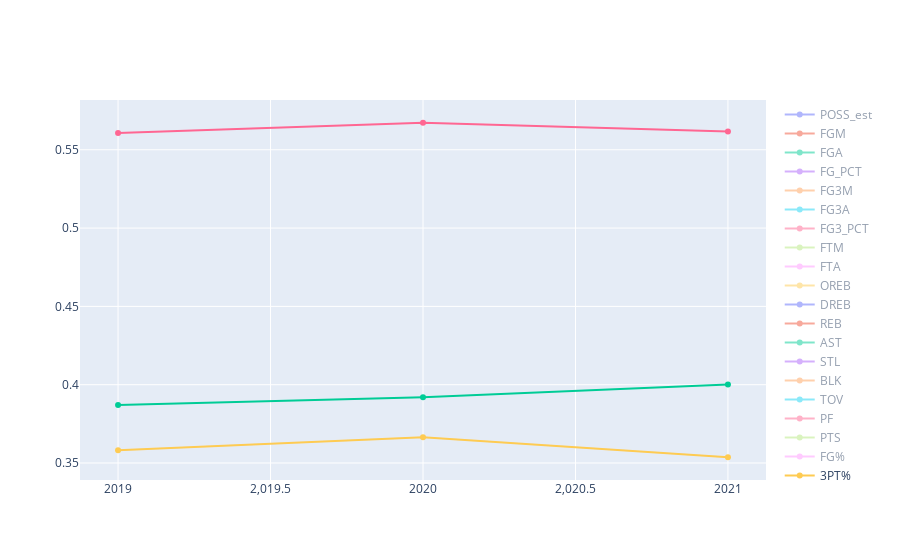

Notebook cell for this chart:
### Code cell
fig = go.Figure()
for col in change_per48_df.columns[1:]:
    fig.add_trace(go.Scatter(x=change_per48_df['SeasonStart'],
                            y=change_per48_df[col],name=col))
fig.show()

### Figure 1 — Plotly figure (JSON) as saved in the notebook; plotly's stock layout.template omitted (floating-point values rounded to 4 significant figures)
{"data": [{"name": "POSS_est", "type": "scatter", "visible": "legendonly", "x": [2019, 2020, 2021], "y": [101.9, 100.6, 99.69]}, {"name": "FGM", "type": "scatter", "visible": "legendonly", "x": [2019, 2020, 2021], "y": [40.41, 40.89, 40.24]}, {"name": "FGA", "type": "scatter", "visible": "legendonly", "x": [2019, 2020, 2021], "y": [87.88, 87.79, 87.34]}, {"name": "FG_PCT", "type": "scatter", "visible": "legendonly", "x": [2019, 2020, 2021], "y": [0.1405, 0.1446, 0.1345]}, {"name": "FG3M", "type": "scatter", "visible": "legendonly", "x": [2019, 2020, 2021], "y": [12.18, 12.61, 12.36]}, {"name": "FG3A", "type": "scatter", "visible": "legendonly", "x": [2019, 2020, 2021], "y": [34.02, 34.41, 34.95]}, {"name": "FG3_PCT", "type": "scatter", "visible": "legendonly", "x": [2019, 2020, 2021], "y": [0.09606, 0.09465, 0.08695]}, {"name": "FTM", "type": "scatter", "visible": "legendonly", "x": [2019, 2020, 2021], "y": [17.8, 16.91, 16.89]}, {"name": "FTA", "type": "scatter", "visible": "legendonly", "x": [2019, 2020, 2021], "y": [22.99, 21.72, 21.79]}, {"name": "OREB", "type": "scatter", "visible": "legendonly", "x": [2019, 2020, 2021], "y": [9.909, 9.778, 10.22]}, {"name": "DREB", "type": "scatter", "visible": "legendonly", "x": [2019, 2020, 2021], "y": [34.47, 34.2, 33.83]}, {"name": "REB", "type": "scatter", "visible": "legendonly", "x": [2019, 2020, 2021], "y": [44.38, 43.97, 44.05]}, {"name": "AST", "type": "scatter", "visible": "legendonly", "x": [2019, 2020, 2021], "y": [24.1, 24.45, 24.4]}, {"name": "STL", "type": "scatter", "visible": "legendonly", "x": [2019, 2020, 2021], "y": [7.548, 7.463, 7.555]}, {"name": "BLK", "type": "scatter", "visible": "legendonly", "x": [2019, 2020, 2021], "y": [4.817, 4.809, 4.677]}, {"name": "TOV", "type": "scatter", "visible": "legendonly", "x": [2019, 2020, 2021], "y": [13.77, 13.02, 12.98]}, {"name": "PF", "type": "scatter", "visible": "legendonly", "x": [2019, 2020, 2021], "y": [47615, 45152, 52038]}, {"name": "PTS", "type": "scatter", "visible": "legendonly", "x": [2019, 2020, 2021], "y": [254975, 260871, 290611]}, {"name": "FG%", "type": "scatter", "visible": "legendonly", "x": [2019, 2020, 2021], "y": [0.4599, 0.4658, 0.4608]}, {"name": "3PT%", "type": "scatter", "visible": true, "x": [2019, 2020, 2021], "y": [0.3581, 0.3664, 0.3537]}, {"name": "FT%", "type": "scatter", "visible": "legendonly", "x": [2019, 2020, 2021], "y": [0.774, 0.7782, 0.7753]}, {"name": "AST%", "type": "scatter", "visible": "legendonly", "x": [2019, 2020, 2021], "y": [0.5962, 0.5979, 0.6063]}, {"name": "FG3A%", "type": "scatter", "visible": true, "x": [2019, 2020, 2021], "y": [0.3871, 0.392, 0.4002]}, {"name": "PTS/FGA", "type": "scatter", "visible": "legendonly", "x": [2019, 2020, 2021], "y": [2.742, 2.722, 2.727]}, {"name": "FG3M/FGM", "type": "scatter", "visible": "legendonly", "x": [2019, 2020, 2021], "y": [0.3014, 0.3083, 0.3072]}, {"name": "FTA/FGA", "type": "scatter", "visible": "legendonly", "x": [2019, 2020, 2021], "y": [0.2616, 0.2475, 0.2495]}, {"name": "TRU%", "type": "scatter", "visible": true, "x": [2019, 2020, 2021], "y": [0.5607, 0.5673, 0.5617]}, {"name": "AST_TOV", "type": "scatter", "visible": "legendonly", "x": [2019, 2020, 2021], "y": [1.75, 1.878, 1.88]}], "layout": {"autosize": true, "xaxis": {"autorange": true, "range": [2019.0, 2021.0], "type": "linear"}, "yaxis": {"autorange": true, "range": [0.336, 0.5849], "type": "linear"}}}
